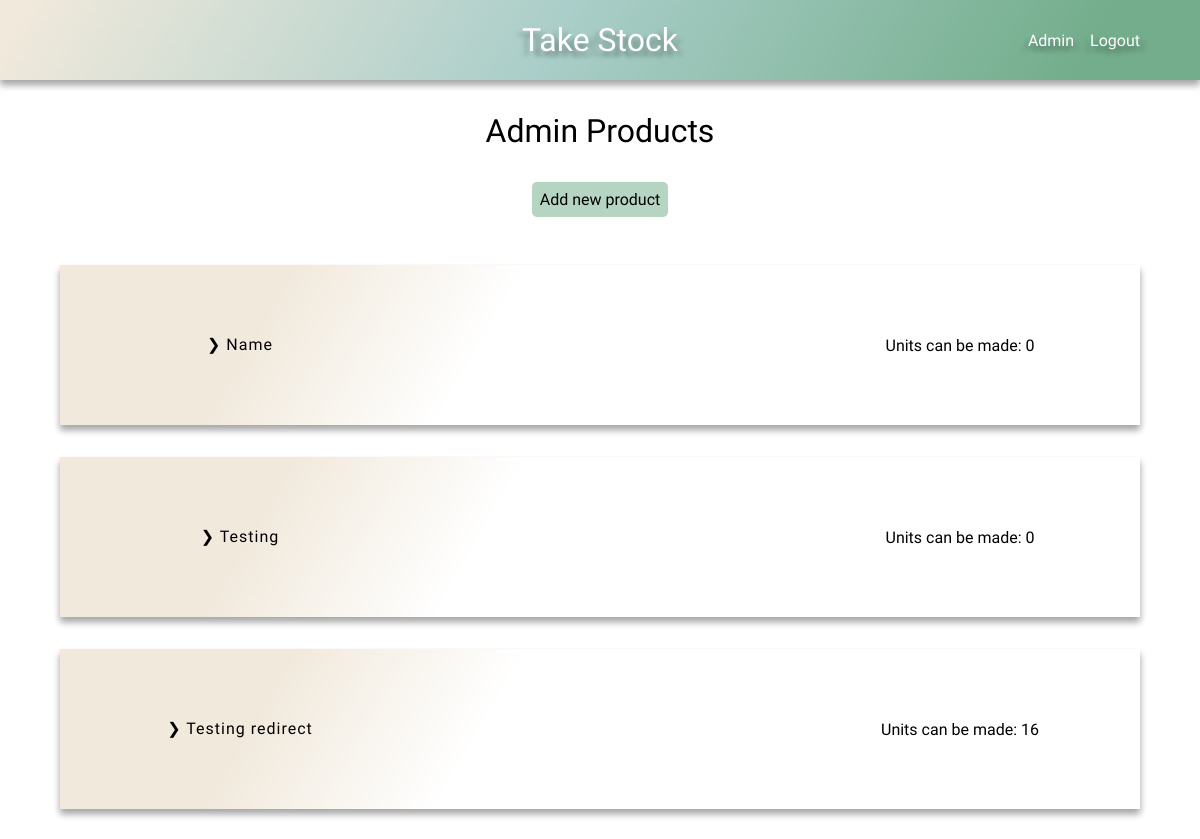
The page /products/ (signed in, upper part) on the database as committed earlier.
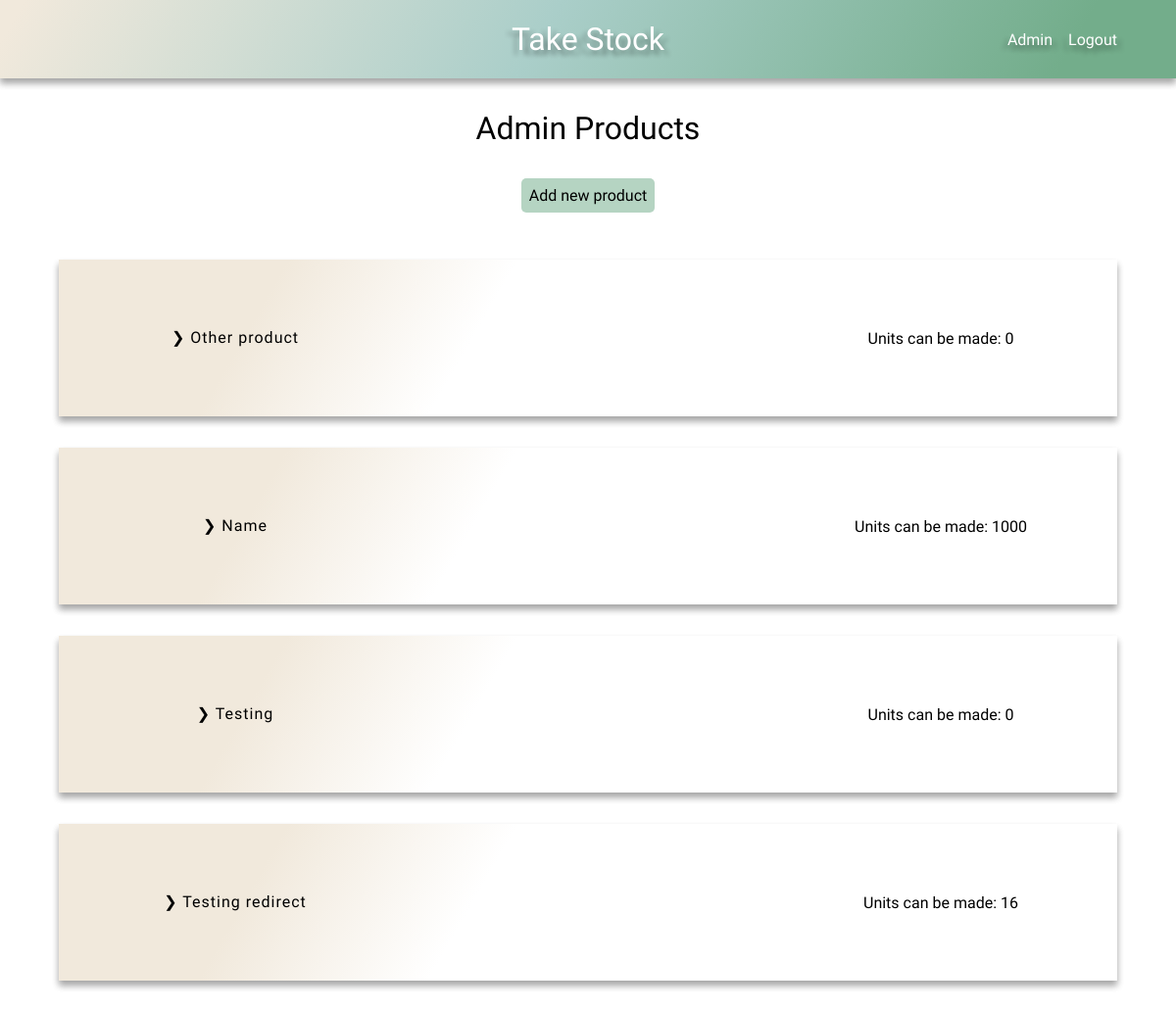
The same page on the database as committed later.
### stock/models.py (models this page shows)
class Product(models.Model):
    name = models.CharField(max_length=100)
    stock_parts = models.ManyToManyField(Stock)
    company = models.ForeignKey(User, on_delete=models.CASCADE, default=1)
    def __str__(self):
        return f'{self.name}'

### stock/views.py (the view)
# urls.py: path('products/', product_page, name='products'),
def product_page(request):
    default_user = request.user
    products = Product.objects.filter(company=default_user)
    number_to_be_made = {}
    for product in products:
        parts = Parts.objects.filter(
            product_part_belongs_to=product.id
            )
        units = {}
        amount = []
        total_units_to_be_made = {}
        for i in parts:
            units_to_make = (i.item.number_in_stock / i.number_required)
            units_to_make = math.floor(units_to_make)
            units[i.product_part_belongs_to] = units_to_make
            amount.append(units_to_make)
        amount.sort()
        amount = amount[:1]
        if len(amount) == 0 or amount[0] == 0:
            total_units_to_be_made = 0
        else:
            for num in amount:
                int(num)
                total_units_to_be_made = num
        number_to_be_made[product.id] = total_units_to_be_made
    context = {
        'products': products,
        'number_to_be_made': number_to_be_made,
        'default_user': default_user
    }
    return render(request, 'products.html', context)

### stock/context_processors.py (called while the page is built)
def base(request):
    default_user = request.user
    return ({'default_user': default_user})

### stock/templates/products.html
{% extends 'base.html' %}
{% load static %}
{% block head %}
    <link rel="stylesheet" href="{% static 'css/product.css' %}">
    <link rel="stylesheet" href="{% static 'css/style.css' %}">
{% endblock %}
{% block content %}
    <h1>{{ default_user|title }} Products</h1>
    <div class="add-new btn btn-submit btn-hover">
        <a href="{% url 'add_new_product' %}">Add new product</a>
    </div>
    {% if not products %}
        <h2 class="center">You don't have any products yet!</h2>
    {% else %}
        <div class="product-container">
            {% for product in products %}
                <div class="product-row">
                    <div class="product">
                        <a href="{% url 'product-detail' product.id %}">❯ {{ product }}</a>
                    </div>
                    <div class="orders">
                    </div>
                    <div class="unit-number">
                        {% for key, value in number_to_be_made.items %}
                            {% if product.id == key %}
                                Units can be made: {{ value }}
                            {% endif %}
                        {% endfor %}
                    </div>
                </div>
            {% endfor %}
        </div>
    {% endif %}
{% endblock %}

Rows that differ between the two databases and show on the page:
added Product: name "Other product", number_to_be_made "0"
Other text that changed with them:
new list line: "Units can be made: 1000"
list line gone: "Units can be made: 0"
